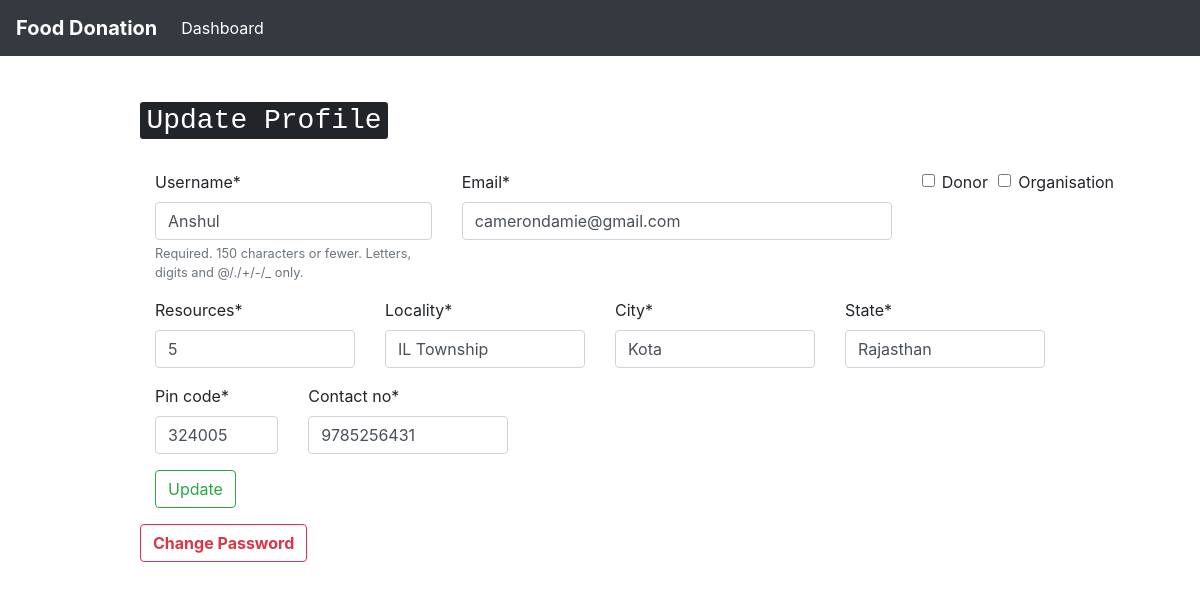
Screenshot of /users/edit/ (signed in) with the database file from the repository.
### customUser/models.py (models this page shows, shortened)
class CustomUser(AbstractUser):
    pin_code = models.IntegerField(null = True)
    contact_no = models.IntegerField(null = True)
    resources = models.IntegerField(null = True) # no. of persons avability/requirement
    locality = models.CharField(max_length = 100)
    city = models.CharField(max_length = 50)
    """CHOICES=[('0','Donor'),
                   ('1','Reciever')]"""
    state = models.CharField(max_length = 50, default = " ")
    donor = models.BooleanField(default = 'False') # 0 - Donor 1 - Reciever
    email = models.EmailField(unique=True)
    organisation = models.BooleanField(default = 'False')

### customUser/views.py (the view)
# urls.py: path('edit/', views.edit_profile, name = 'edit_profile'),
@login_required(login_url="/users/login")
def edit_profile(request):
	if request.method == "POST":
		form = CustomUserChangeForm(request.POST, instance = request.user)
		if form.is_valid():
			form.save()
			return redirect('home')
		else:
			return HttpResponse('something is not right! (look again at the code)')
	elif request.method == "GET":
		form = CustomUserChangeForm(instance = request.user)
		context = {'form' : form }
		return render(request, 'edit_form.html', context)

### customUser/forms.py
class CustomUserChangeForm(UserChangeForm):
    class Meta:
        model = CustomUser
        fields = ('username', 'email', 'donor', 'organisation' ,'resources', 'locality', 'city', 'pin_code', 'state', 'contact_no')

### templates/edit_form.html (shortened to what this page needs)
{% extends 'base.html' %}
{% load crispy_forms_tags %}
{% block content %}
<h2> <kbd> Update Profile </kbd> </h2> <br>
<div class = "container">
<form method = "post">
	<div class = "row">
		<div class = "col-4">
			{{ form.username | as_crispy_field }}
		</div>
		<div class = "col">
			{{ form.email | as_crispy_field }}
		</div>
		<div class = "col-1">
			{{form.donor | as_crispy_field}}
		</div>
		<div class = "col-1">
			{{form.organisation | as_crispy_field}}
		</div>
	</div>
	<div class = "row">
		<div class = "col-3">
			{{form.resources | as_crispy_field}}
		</div>
		<div class = "col">
			{{form.locality | as_crispy_field}}
		</div>
		<div class = "col">
			{{form.city | as_crispy_field}}
		</div>
		<div class = "col-3">
			{{ form.state | as_crispy_field}}
		</div>
	</div>
	<div class = "row">
		<div class = "col-2">
			{{form.pin_code | as_crispy_field}}
		</div>
		<div class = "col-3">
			{{form.contact_no | as_crispy_field}}
		</div>
	</div>
	<button type = "submit" class = "btn btn-outline-success"> Update </button>
</form>
</div>
<a href="{% url 'password_reset' %}" class="btn btn-outline-danger"><strong>Change Password</strong></a>
{% endblock %}

### rows the page displays
CustomUser: username "Anshul", email "camerondamie@gmail.com", resources "5", locality "IL Township", city "Kota", state "Rajasthan", pin_code "324005", contact_no "9785256431"
